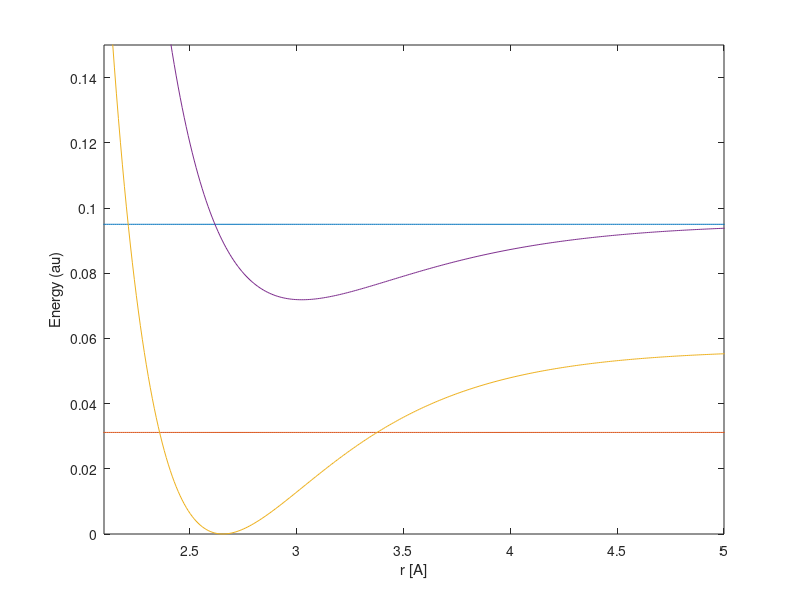

Here is the MATLAB script that generated this plot: (Note: this script raises an error after producing the figure.)
%% TDSE solver using split step method for wavepacket pump-dump perturbative dynamics in I2
% --------------------------------------------------------------------
%
%   Adi Natan (natan@stanford.edu)
%   Feb 7, 2024
% --------------------------------------------------------------------
clear all
close all
% Turn on (1) and off (0) plotting of the wavepacket propagation
plot_flag=1;

%constants & conversions
h_bar=1;
i1=sqrt(-1);
AU_TO_EV=27.2113961;
NM_TO_AU=45.56335;
AU_TO_CM=2.194746e5;
AU_TO_ANG=0.529177249;
AU_TO_FS=0.0241889;
AMU_TO_AU=1.8228885e3;
WCM2_TO_AU=3.5094452*1e16;
conv_r= AU_TO_ANG;
conv_en=AU_TO_CM;
conv_t= AU_TO_FS;

% set up R grid (in Bohr)
N=2^9; % grid points
Rmin = 2;  Rmax = 11; % box size in au
R = linspace(Rmin,Rmax,N); % in au
dR = R(2)-R(1);

r=R*conv_r; % R grid in Ang

% mass of I2
mass = (126.904473/2)*AMU_TO_AU;

% set up k grid
dk = 2*pi/(N*dR);
k =[(0:N/2-1),(-N/2:-1)]*dk;

% set up kinetic energy and k-space propagator
kin= (0.5*(k.^2)/mass).';

%% set up the potential curves od I2:
% X (ground) state of I2
De_X= 12440/AU_TO_CM;
be_X= 1.875*AU_TO_ANG;
Re_X= 2.656/AU_TO_ANG;
V1= De_X*(1-exp(-be_X*(R-Re_X))).^2;
V1=V1(:);

% B (bound excited) state of I2
De_B=  5169/AU_TO_CM;
be_B= 1.696*AU_TO_ANG;
Re_B= 3.025/AU_TO_ANG;
Te_B= 15771/AU_TO_CM;
V2= De_B*(1-exp(-be_B*(R-Re_B))).^2 + Te_B;
V2=V2(:);

%% get initial psi, use eigenstate of ground state via Fourier Grid Method
kk=pi/dR;
% kinetic energy
[nx, ny]=meshgrid(1:N);
T=-2*kk^2*(-1).^(nx-ny)./(pi*(nx-ny)).^2;
T(1:N+1:end)=0; % zeros inf on diagonal
T=-(0.5*h_bar^2/mass)*(T-eye(N)*kk^2/3);

% get the ground state (GS) of I2
[evec1,evl1]=eig(T+diag(V1)); % eigen-states of X-state
Evl1=diag(evl1); % eigen energies of V1

% since I2 was at ~400K we actually need to coisder the following vibrarions dist frac.
% v=0 53.58%
% v=1 24.87%
% v=2 11.55%
% v=3 5.36%
% v=4 2.49%
% so we should consider later to loop over each and add
% incoherently the result with the assigned weights in vf:
%vf=[0.5358 0.2487 0.1155 0.0536 0.0249];
 
v_init=0; % this is to test for the cold GS v=0,

psi_GS= (evec1(:,v_init+1))';
psi_GS= psi_GS/sqrt(dot(psi_GS,psi_GS))';
E_GS=Evl1(v_init+1);

%% time propagation parameters
% laser pulse parameters
I0_1     =  1e11;            % peak power in W/cm^2
I0_2     =  1e11;            % peak power in W/cm^2

FWHM   =  30.0/AU_TO_FS;   % pulse FWHM duration
lambda_1 =  520;             % pulse wavelength in nm
lambda_2 =  800;             % pulse wavelength in nm

w0_1     =  NM_TO_AU/lambda_1; % pulse frequency
w0_2     =  NM_TO_AU/lambda_2; % pulse frequency

t0_1     =  2*FWHM;   % pulse 1 envelope center
te =  450/AU_TO_FS;   % Time delay between pump and dump pulses
t0_2=  t0_1 + te;     % pulse 2 envelope center

phi_2= 0; % phase of w0_2, possibly run over several phases and avg.

% Pulse intensities in atomic units
E0_1 = sqrt(I0_1/WCM2_TO_AU);    % the peak field amplitude in a.u. (1st pulse)
E0_2 = sqrt(I0_2/WCM2_TO_AU);    % the peak field amplitude in a.u. (2nd pulse)


% Transition dipole in atomic units
mu12 = 0.181;
mu13 = 0.181;


% time grid parameters
dt       = 0.1/AU_TO_FS;
t_sample = 15/AU_TO_FS;
t_end    = 1000/AU_TO_FS;
n_steps  = round(t_sample/dt);
n_sample = round(t_end/t_sample);
t_end    = n_sample*t_sample;
Nplt     = 100;
t        = 0:dt:t_end; % time grid


% The laser pulses
pulse1= E0_1*exp(-2*log(2)/FWHM^2*(t-t0_1).^2).*exp(-1i*w0_1*(t-t0_1));
pulse2= E0_2*exp(-2*log(2)/FWHM^2*(t-t0_2).^2).*exp( 1i*w0_2*(t-t0_2))*exp(1i*phi_2);


%% set up propagators
%u_kin= exp(-1i*dt*kin);
u_kin_half= exp(-1i*0.5*dt*kin);
u_pot1= exp(-1i*dt*(V1));
u_pot2= exp(-1i*dt*(V2));

psi1=    psi_GS.';          % unperturbed wavefunction
psi2=    zeros(N, 1);     % First order wavefunction
psi21=   zeros(N, 1);     % second order wavefunction

% only plot excited wavepackets
if plot_flag
    hplt=plot(r,V2(end)+abs(psi2).^2, ...
        r,E_GS+w0_1-w0_2+abs(psi21).^2,...
        r,V1,r,V2);

    ylabel('Energy (au)');
    xlabel('r [A]')
    ylim([0 0.15])
    xlim([2.1 5])

    drawnow;
end

n=0;
textprogressbar('Generate charge density rho(r,tau), solving TDSE for diatomic I2:'); tic

rho1=zeros(N,ceil(numel(t)/Nplt));
rho2=rho1;
rho21=rho2;

for idx=1:numel(t)

    %while (tot_steps<max_steps)
    % propagate wavefunctions 1/2 step forward
    U= u_kin_half;
    psi2=    ifft(U.*fft(psi2));
    psi21=   ifft(U.*fft(psi21));

    % potential step
    psi1=    psi1*exp(-1i*dt*E_GS);
    psi2=    u_pot2.*psi2;
    psi21=   u_pot1.*psi21;


    psi2=    ifft(U.*fft(psi2));
    psi21=   ifft(U.*fft(psi21));

    % Add contribution due to field interactions
    psi2=    psi2    + 1i*dt*(pulse1(idx)*mu12.*psi1);
    psi21=   psi21   + 1i*dt*(pulse2(idx)*mu12.*psi2);

    % not relevant because we use a perturbative approach
    % nr=sqrt(sum(abs(psi1).^2 + abs(psi2).^2+ abs(psi21).^2));
    % psi1=psi1./nr;
    % psi2=psi2./nr;
    % psi21=psi21./nr;

    % track populations
    pop2= dot(psi2,psi2);
    pop_2(idx)= pop2;
    r_1(idx)= real(dot(psi2, (r.').*psi2)/pop2);

    pop21= dot(psi21,psi21);
    pop_21(idx)= pop21;
    r_21(idx)= real(dot(psi21, (r.').*psi21)/pop21);


    if mod(idx-1,Nplt)==0
        if plot_flag

            % just for visulaization, we scale the ground and excited
            % states and dress them on their potential curves,
            set(hplt(1),'YData', V2(end)+10*abs(psi2).^2);
            set(hplt(2),'YData', E_GS+w0_1-w0_2+5e2*abs(psi21).^2);
            legend('B Excited state (x10)','Raman dump (x500)','Location','southeast')
            drawnow;

            title(  ['(t-t_1)=' num2str(conv_t*(t(idx)-t0_1)) ...
                ' , (t-t_2)= ' num2str(conv_t*(t(idx)-t0_2))]);
            drawnow

        end
        n=n+1;
        rho1(:,n)=abs(psi1).^2;
        rho2(:,n)=abs(psi2).^2;
        rho21(:,n)=abs(psi21).^2;
        time(n)=t(idx)*conv_t;
    end
    %textprogressbar(idx./numel(t)*100);

end
textprogressbar(['done! ' '(' num2str(toc) ' sec)']);



%% Plot pulses and populations
figure(2);
tiledlayout("flow")
nexttile
plot(t*conv_t, abs(pulse1+pulse2).^2);
ylabel('Field intensity');
xlabel('\tau [fs]');

nexttile
plot(t*conv_t, pop_2);
ylabel('B state population');
xlabel('\tau [fs]');

nexttile
plot(t*conv_t, pop_21);
ylabel('Raman population');
xlabel('\tau [fs]');


nexttile
imagesc(time,r,rho2);colorbar
colorbar
set(gca,'Ydir','normal')
xlabel('\tau [fs]');
ylabel('R [A]');
title('\rho_2(R,\tau)')
ylim([2 5])


nexttile
imagesc(time,r,rho21);colorbar
colorbar
set(gca,'Ydir','normal')
xlabel('\tau [fs]');
ylabel('R [A]');
title('\rho_{21}(R,\tau)')
ylim([2 5])
